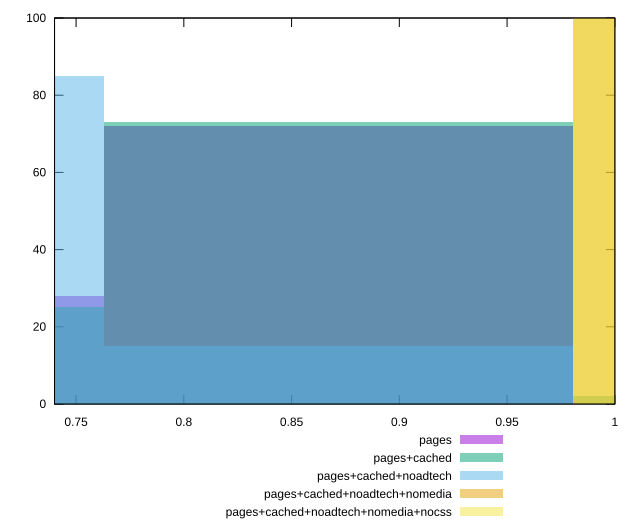

The gnuplot source for this figure:
reset

$pages <<EOF
0.871838769822968 72
0.6538790773672261 28
EOF

$pagesCached <<EOF
1.08979846227871 2
0.871838769822968 73
0.6538790773672261 25
EOF

$pagesCachedNoadtech <<EOF
0.871838769822968 15
0.6538790773672261 85
EOF

$pagesCachedNoadtechNomedia <<EOF
1.08979846227871 100
EOF

$pagesCachedNoadtechNomediaNocss <<EOF
1.08979846227871 100
EOF

set key outside below
set boxwidth 0.217959692455742
set xrange [0.74:1]
set yrange [0:100]
set trange [0:100]
set style fill transparent solid 0.5 noborder
set terminal svg size 640, 530 enhanced background rgb 'white'
set output "report_00019_2021-02-10T18-14-37.922Z//offscreen-images/comparison/histogram/all_score.svg"

plot $pages title "pages" with boxes, \
     $pagesCached title "pages+cached" with boxes, \
     $pagesCachedNoadtech title "pages+cached+noadtech" with boxes, \
     $pagesCachedNoadtechNomedia title "pages+cached+noadtech+nomedia" with boxes, \
     $pagesCachedNoadtechNomediaNocss title "pages+cached+noadtech+nomedia+nocss" with boxes

reset
